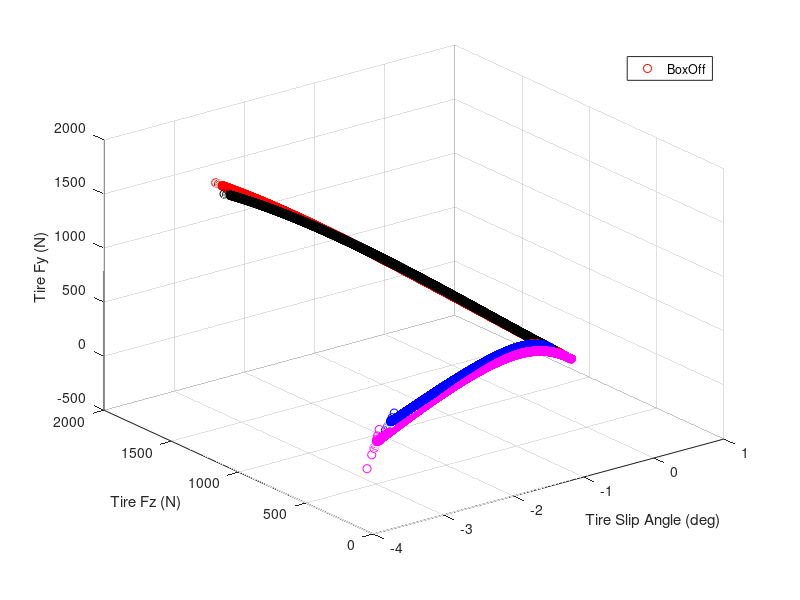
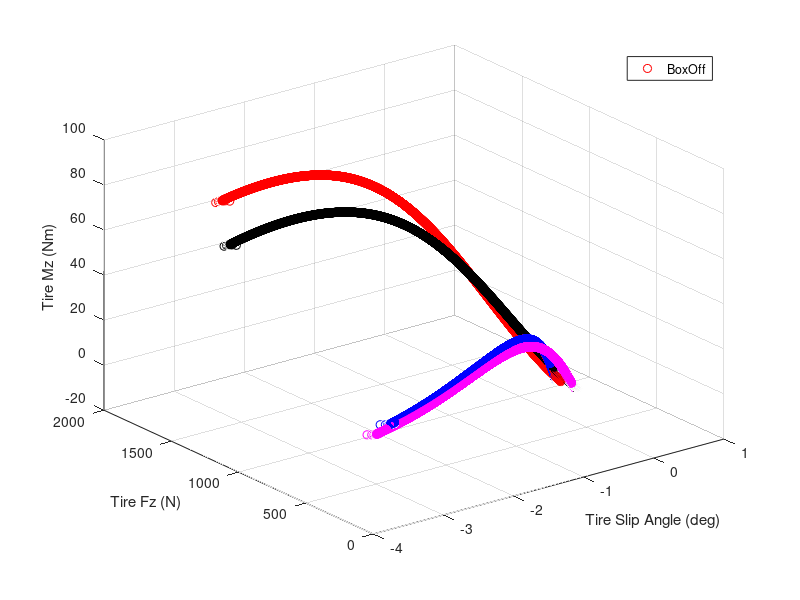
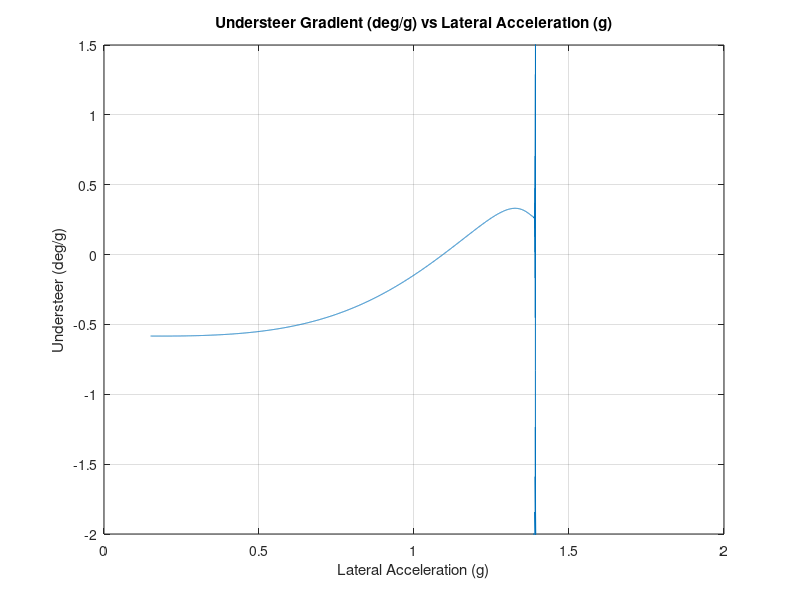
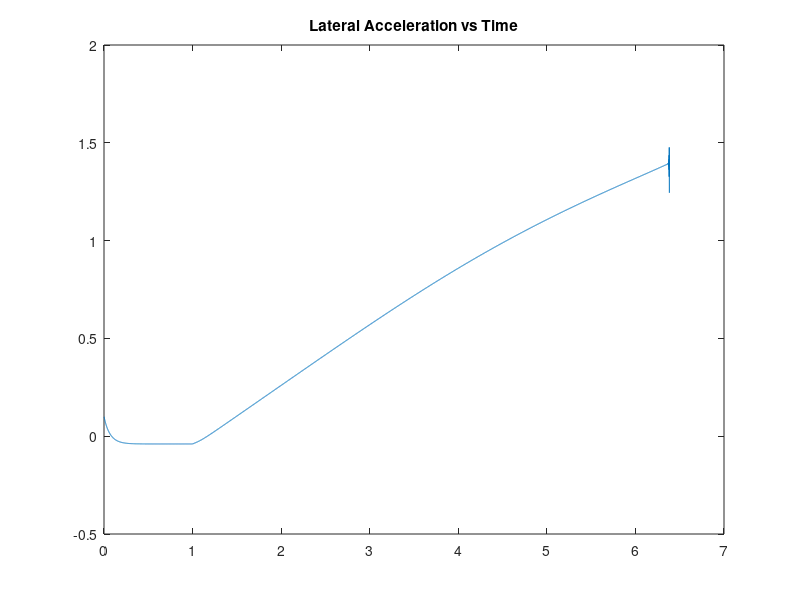

Reproduce these figures in MATLAB, in order.
clear

WF      = 164.245;       %Front 'weight' (kg)
WR      = 142.775;       % Rear 'weight' (kg)
L       = 1550;      % Wheelbase (mm)
SR      = 4;         % Overall steer ratio (deg/deg)
SPEED   = 20*3.6;        % Speed (kph)
ENF     =  0.5;     % Front aligning moment steer compliance (deg/100 Nm per wheel)
% Now for some tricky stuff:
WB      = L/1000;           % Convert to meters 
U       = SPEED./3.6;       % m/sec
A       = WB*WR/(WF+WR);    % C.G. position behind fron axle
B       = WB*WF/(WF+WR);    % Behind rear axle
IZZ     = 75;               % Inertia estimate
R       = 0;                % initial condition for yaw rate. 
BETA    = 0;                % initial condition for sideslip
ALPHAF  = 0;
ALPHAR  = 0;

WLF     = WF/2;  % Individual wheel loads
WRF     = WF/2;
WLR     = WR/2;
WRR     = WR/2;

dt      =.001;             % Integration interval
hb      = waitbar(0,'Please wait...');
tmax    = 10;
n       = 0;
deg2rad = 180/pi;
MaxSlipRate = 30;  % no point in going any further.  (deg/g)

function Fy_out = pacejka_Fy(alpha, Fz)
    % Fz: positive vertical load (N)
    % alpha: slip angle (deg)
    % Fy_out: lateral force (N, positive)
    B = -0.34876850845497   + -0.000342768832610576   * Fz + -0.000000132470321272606 * (Fz^2);
    C =  0.550922217610631  + -0.00244368807392709    * Fz + -0.00000123205368392996  * (Fz^2);
    D =  338.398705773254   + -1.97694424258987       * Fz;
    E =  0.355389594938201  +  31.244897244705        * exp(0.0164059211355328 * Fz);
    F = -0.0233809460004577 + -0.000177392227968369   * Fz + -0.000000121225987062682 * (Fz^2);
    Bx = B .* alpha;
    Fy_out = D .* sin(C .* atan(Bx - E .* (Bx - atan(Bx))) + F);  % negate: fit produces negative, we want positive output
end

function mz = pacejka_mz(alpha, Fz)
    % Fz: positive vertical load (N)
    % alpha: slip angle (deg)
    % mz: aligning torque (Nm, negative = restorative)
    Fz_neg = -Fz;
    mz = ((-9.75871128366023 + -0.0586892090580317 .* Fz_neg) .* ...
        sin((2.52648069773574 + -0.000239385032436922 .* Fz_neg) .* ...
        atan((0.296405006141154 + 0.000111723987205492 .* Fz_neg) .* alpha - ...
        (0.374401683472281) .* ((0.296405006141154 + 0.000111723987205492 .* Fz_neg) .* alpha - ...
        atan((0.296405006141154 + 0.000111723987205492 .* Fz_neg) .* alpha)))));
end

for T = 0:dt:tmax   % 1 second ought to do it.
    n=n+1;
    try
        waitbar(T/tmax)
        STEER  = 2 * max(T - 1.0, 0);
        DELTAF = STEER/SR;
        FYLF   =  pacejka_Fy(ALPHAF,-9.8*WLF); %Nonlinear tire FY representation
        FYRF   =  pacejka_Fy(ALPHAF,-9.8*WRF); %
        FYLR   =  pacejka_Fy(ALPHAR,-9.8*WLR); %
        FYRR   =  pacejka_Fy(ALPHAR,-9.8*WRR); % 
        NLF    =  pacejka_mz(ALPHAF,-9.8*WLF); %Nonlinear tire MZ representation
        NRF    =  pacejka_mz(ALPHAF,-9.8*WRF); %
        NLR    =  pacejka_mz(ALPHAR,-9.8*WLR); %
        NRR    =  pacejka_mz(ALPHAR,-9.8*WRR); %

        USNF   = -ENF/200*(NLF+NRF);    % Understeer from front aligning torque
        ALPHAF =  USNF + BETA + A*R/U - DELTAF;
        ALPHAR =  BETA - B*R/U;
        ALPHAF = max(min(ALPHAF, 15), -15);  % clamp to ±15 deg
        ALPHAR = max(min(ALPHAR, 15), -15);
        RD     =  deg2rad*(A*(FYLF+FYRF) - B*(FYLR+FYRR) +NLF +NRF +NLR +NRR) /IZZ;
        BETAD  =  deg2rad*(FYLF+FYRF+FYLR+FYRR)/(WF+WR)/U - R;
        R      =  R+RD*dt;
        BETA   =  BETA+BETAD*dt;
        AYG    =  U*(R + BETAD)/deg2rad/9.8;    % lateral gs
        
        if abs(AYG) > 1.8 || abs(BETAD) > 50 || (n > 10 && abs(AYG - ayg(n-1)) > 0.3)
            disp('Instability detected - stopping')
            break
        end

        dwf    =  AYG * .279 * WF;     % Just some brute force front load xfer coefficients
        dwr    =  AYG * .279 * WR;      % Same idea for the rear...
        WLF    =  WF/2 + dwf; 
        WRF    =  WF/2 - dwf; 
        WLR    =  WR/2 + dwr;
        WRR    =  WR/2 - dwr;
        
        wlf(n)   = 9.8*WLF;
        wrf(n)   = 9.8*WRF;
        wlr(n)   = 9.8*WLR;
        wrr(n)   = 9.8*WRR;
        fylf(n)  = FYLF;
        fyrf(n)  = FYRF;
        fylr(n)  = FYLR;
        fyrr(n)  = FYRR;
        mzlf(n)   = NLF;
        mzrf(n)   = NRF;
        mzlr(n)   = NLR;
        mzrr(n)   = NRR;
        steer(n) = STEER;
        alphaf(n)= ALPHAF;
        alphar(n)= ALPHAR;
        r(n)     = R;
        beta(n)  = BETA;
        ayg(n)   = AYG;
        deltaf(n)= DELTAF;
        time(n)  = T;
    catch
        'Stopped'
        break
    end
end
close(hb)

warning off
sliprate = (gradient(-alphaf)./gradient(ayg));
warning on
inx      = find(sliprate > MaxSlipRate & ayg > .5,1);
maxlat   = ayg(inx) 


figure('Name','Tire Model Lateral Force Inputs and Outputs')
plot3(alphaf,wlf,fylf,'ro')
hold on
plot3(alphaf,wrf,fyrf,'bo')
plot3(alphar,wlr,fylr,'ko')
plot3(alphar,wrr,fyrr,'mo')
grid on
xlabel('Tire Slip Angle (deg)')
ylabel('Tire Fz (N)')
zlabel('Tire Fy (N)')
legend('Left Front','Right Front','Left Rear','Right Rear'),legend BoxOff 
  
figure('Name','Tire Model Aligning Moment Inputs and Outputs')
plot3(alphaf,wlf,mzlf,'ro')
hold on
plot3(alphaf,wrf,mzrf,'bo')
plot3(alphar,wlr,mzlr,'ko')
plot3(alphar,wrr,mzrr,'mo')
grid on
xlabel('Tire Slip Angle (deg)')
ylabel('Tire Fz (N)')
zlabel('Tire Mz (Nm)')
legend('Left Front','Right Front','Left Rear','Right Rear'),legend BoxOff 

Ackpg=9.8*deg2rad*WB/U^2

K = gradient(steer./SR,ayg) -Ackpg ;
figure
valid = ayg > 0.15;
K_plot = K(valid);
ayg_plot = ayg(valid);
plot(ayg_plot, K_plot)
grid on
title('Understeer Gradient (deg/g) vs Lateral Acceleration (g)')
xlabel('Lateral Acceleration (g)')
ylabel('Understeer (deg/g)')
ylim([-2 1.5])


figure
plot(time, ayg)
title('Lateral Acceleration vs Time')

figure  
plot(time, r)
title('Yaw Rate vs Time')
